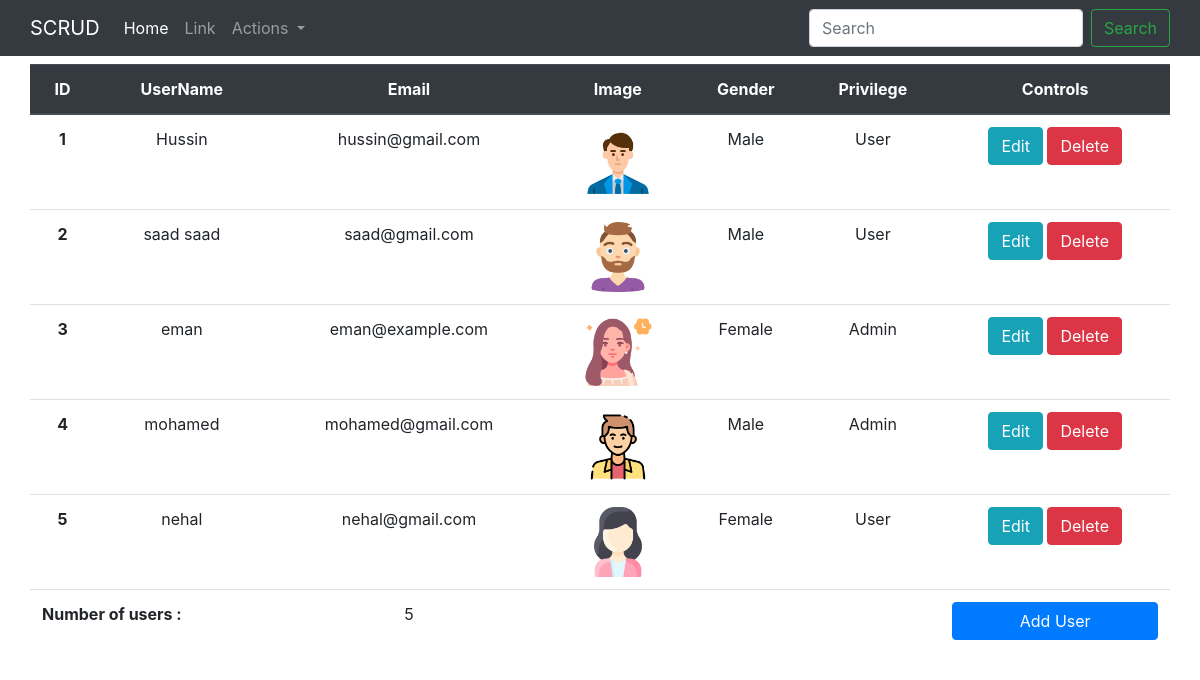
The page / on the database its author committed.
### tables this page shows
CREATE TABLE `users` (
  `id` int(11) NOT NULL,
  `name` varchar(255) NOT NULL,
  `password` varchar(255) NOT NULL,
  `email` varchar(255) NOT NULL,
  `gender` char(11) NOT NULL,
  `admin` tinyint(1) NOT NULL,
  `image` varchar(255) NOT NULL
);

### functions/listUser.php (the view, shortened to what this page needs)
<?php
    require_once("connect.php");
    $query = "SELECT * FROM users" ;
    $result = $conn -> query($query);
?>
    <table class="table container">
        <thead class="thead-dark text-center">
            <tr>
                <th scope="col">ID</th>
                <th scope="col">UserName</th>
                <th scope="col">Email</th>
                <th scope="col">Image</th>
                <th scope="col">Gender</th>
                <th scope="col">Privilege</th>
                <th scope="col">Controls</th>
            </tr>
        </thead>
        <tbody class="text-center">
            <?php
                $id = 0 ;
                while($row = $result -> fetch_assoc()):
            ?>
            <tr>
                <th><?= ++$id ?></th>
                <td><?= $row['name'] ?></td>
                <td><?= $row['email'] ?></td>
                <td>
                    <img src="uploads/<?= $row['image']; ?>" alt="image" style="width:70px; height: 70px;">
                </td>
                <td><?= $row['gender'] ?></td>
                <td><?=
                    ($row['admin'] == 1 ) ? "Admin" : "User"
                    ?>
                </td>
                <td>
                    <a href="?action=edit&id=<?= $row['id']?>" class = "btn btn-info">Edit</a>
                    <button type="button" class="btn btn-danger" data-toggle="modal" data-target="#ID<?= $row['id'];?>">
                    Delete
                    </button>
                </td>
            </tr>
            <?php
            endwhile ;
            ?>
        </tbody>
        <tfoot class="text-left">
            <tr>
                <th colspan ="2">
                    Number of users :
                </th>
                <td  class="text-center">
                    <?= $result -> num_rows ?>
                </td>
                <td></td>
                <td></td>
                <td></td>
                <td>
                    <a href="?action=add" class = "btn btn-primary btn-block">Add User</a>
                </td>
            </tr>
        </tfoot>
    </table>

### includes/header.php (shortened to what this page needs)
<!DOCTYPE html>
<html lang="en">
<head>
    <link rel="stylesheet" href="includes/css/bootstrap.min.css">
</head>
<body>
    <nav class="navbar navbar-expand-lg navbar-dark bg-dark mb-2">
        <div class="container p-0">
        <a class="navbar-brand" href="index.php">SCRUD</a>
        <div class="collapse navbar-collapse" id="navbarSupportedContent">
            <ul class="navbar-nav mr-auto">
            <li class="nav-item active">
                <a class="nav-link" href="index.php">Home <span class="sr-only">(current)</span></a>
            </li>
            <li class="nav-item">
                <a class="nav-link" href="#">Link</a>
            </li>
            <li class="nav-item dropdown">
                <a class="nav-link dropdown-toggle" href="#" role="button" data-toggle="dropdown" aria-expanded="false">
                Actions
                </a>
            </li>
            </ul>
            <form class="form-inline my-2 my-lg-0" method="get" action="?action=search">
                <input class="form-control mr-sm-2" type="search" placeholder="Search" aria-label="Search" name="search">
                <button class="btn btn-outline-success my-2 my-sm-0" type="submit">Search</button>
            </form>
        </div>
        </div>
    </nav>

### index.php
<?php
    require_once("functions/connect.php");
    include("includes/header.php");
?>
<?php
    if(!isset($_GET["action"]) || isset($_GET['search'])){
        require_once("functions/listUser.php");
    }
    elseif($_GET["action"] == "add"){
        require_once("functions/addUser.php");
    }
    elseif($_GET["action"] == "edit"){
        require_once("functions/edit.php");
    }
?>
<?php
    require_once("includes/footer.php");
?>

### includes/footer.php (shortened to what this page needs)
    </body>
</html>

### rows shown on the page
users: name "Hussin", email "hussin@gmail.com", image (picture), gender "Male", admin "User"
users: name "saad saad", email "saad@gmail.com", image (picture), gender "Male", admin "User"
users: name "eman", email "eman@example.com", image (picture), gender "Female", admin "Admin"
users: name "mohamed", email "mohamed@gmail.com", image (picture), gender "Male", admin "Admin"
users: name "nehal", email "nehal@gmail.com", image (picture), gender "Female", admin "User"

### other values the page prints
$result -> num_rows "5"
